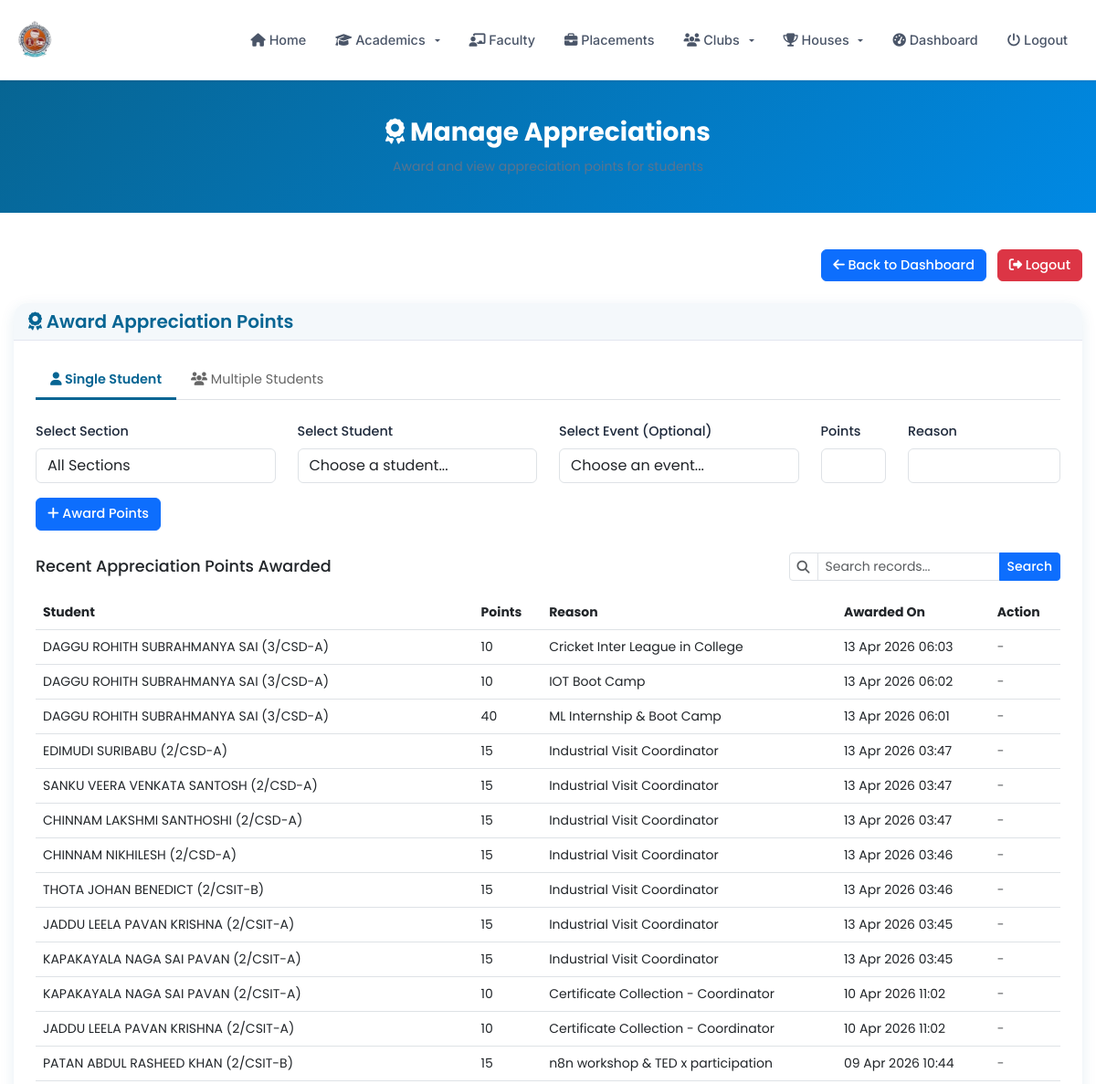
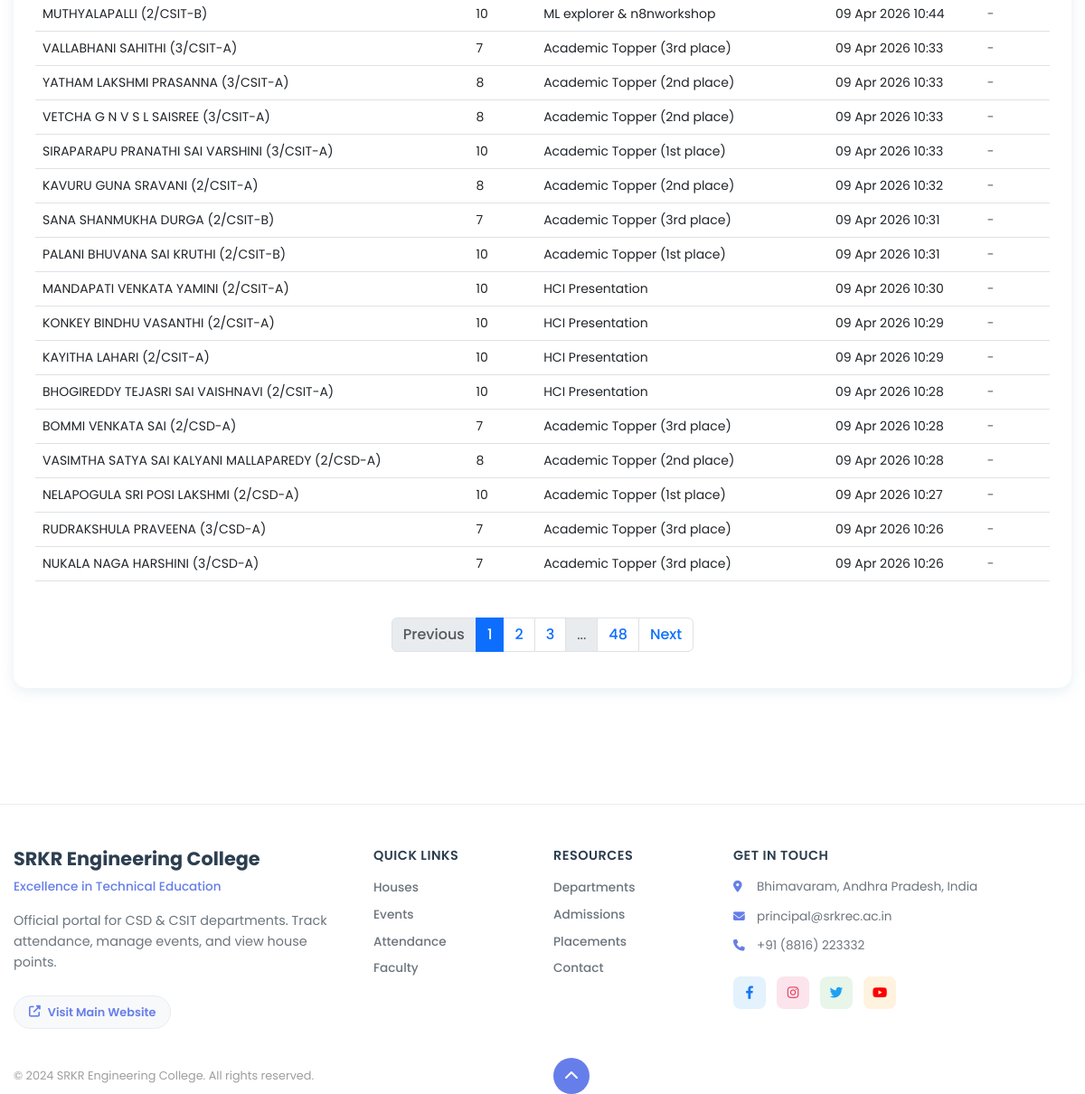
The page /faculty_appreciations.php (signed in) on the database its author committed (2 pictures, top to bottom).
### tables this page shows
CREATE TABLE `appreciations` (
  `appreciation_id` int(11) NOT NULL,
  `student_id` varchar(20) NOT NULL,
  `event_id` int(11) NOT NULL,
  `points` int(11) NOT NULL,
  `reason` varchar(255) NOT NULL,
  `created_at` timestamp NOT NULL DEFAULT current_timestamp(),
  `created_by` int(11) DEFAULT NULL
);

CREATE TABLE `students` (
  `student_id` varchar(20) NOT NULL,
  `name` varchar(100) NOT NULL,
  `email` varchar(100) NOT NULL,
  `password` varchar(255) NOT NULL,
  `branch` varchar(50) NOT NULL,
  `section` varchar(10) NOT NULL,
  `class_id` int(11) NOT NULL,
  `hid` int(11) DEFAULT NULL,
  `is_alumni` tinyint(1) DEFAULT 0,
  `profile_picture` varchar(255) DEFAULT NULL,
  `created_at` timestamp NOT NULL DEFAULT current_timestamp()
);

CREATE TABLE `classes` (
  `class_id` int(11) NOT NULL,
  `academic_year` varchar(20) NOT NULL,
  `year` tinyint(1) NOT NULL,
  `semester` tinyint(1) NOT NULL,
  `branch` varchar(50) NOT NULL,
  `section` varchar(10) NOT NULL
);

### faculty_appreciations.php (the view, shortened to what this page needs)
<?php
include './connect.php';
$assigned_sections = [];
$selected_class_filter = isset($_REQUEST['class_filter']) ? (int)$_REQUEST['class_filter'] : 0;
$page = isset($_GET['page']) && is_numeric($_GET['page']) ? (int)$_GET['page'] : 1;
$limit = 30;
$offset = ($page - 1) * $limit;
$search_query_param = isset($_REQUEST['search_query']) ? trim($_REQUEST['search_query']) : '';
?>
<!DOCTYPE html>
<html lang="en">
<head>
    <?php include "./head.php"; ?>
</head>
<body>
    <?php include "nav.php"; ?>
    <div class="page-title">
        <div class="container">
            <h2><i class="fas fa-award"></i> Manage Appreciations</h2>
            <p>Award and view appreciation points for students</p>
        </div>
    </div>
    <div class="main-content">
        <div class="container">
            <div class="text-end mb-4">
                <a href="faculty_dashboard.php" class="btn btn-primary me-2">
                    <i class="fas fa-arrow-left"></i> Back to Dashboard
                </a>
                <a href="faculty_logout.php" class="btn btn-danger">
                    <i class="fas fa-sign-out-alt"></i> Logout
                </a>
            </div>
            <div class="card mb-4" style="border: none; box-shadow: 0 4px 16px rgba(7,101,147,0.1); border-radius: 15px;">
                <div class="card-header" style="background: var(--light-blue); border-bottom: 1px solid #e3e6f0; border-radius: 15px 15px 0 0;">
                    <h5 class="mb-0" style="color: var(--primary-blue); font-weight: 600;">
                        <i class="fas fa-award"></i> Award Appreciation Points
                    </h5>
                </div>
                <div class="card-body p-4">
                    <ul class="nav nav-tabs mb-4" id="appreciationTabs" role="tablist">
                        <li class="nav-item" role="presentation">
                            <button class="nav-link active" id="single-tab" data-bs-toggle="tab" data-bs-target="#single" type="button" role="tab">
                                <i class="fas fa-user"></i> Single Student
                            </button>
                        </li>
                        <li class="nav-item" role="presentation">
                            <button class="nav-link" id="bulk-tab" data-bs-toggle="tab" data-bs-target="#bulk" type="button" role="tab">
                                <i class="fas fa-users"></i> Multiple Students
                            </button>
                        </li>
                    </ul>
                    <div class="tab-content" id="appreciationTabContent">
                        <div class="tab-pane fade show active" id="single" role="tabpanel">
                            <form method="POST" action="faculty_appreciations.php" id="singleAppreciationForm">
                                <div class="row">
                                    <div class="col-md-3 mb-3">
                                        <label for="class_filter_single" class="form-label">Select Section</label>
                                        <select class="form-control" id="class_filter_single" name="class_filter" onchange="this.form.submit()">
                                            <option value="0">All Sections</option>
                                        </select>
                                    </div>
                                    <div class="col-md-3 mb-3">
                                        <label for="student_select_single" class="form-label">Select Student</label>
                                        <select class="form-control" id="student_select_single" name="student_id" required>
                                            <option value="">Choose a student...</option>
                                        </select>
                                    </div>
                                    <div class="col-md-3 mb-3">
                                        <label for="event_select_single" class="form-label">Select Event (Optional)</label>
                                        <select class="form-control" id="event_select_single" name="event_id">
                                            <option value="">Choose an event...</option>
                                        </select>
                                    </div>
                                    <div class="col-md-1 mb-3">
                                        <label for="points_single" class="form-label">Points</label>
                                        <input type="number" class="form-control" id="points_single" name="points" min="1" max="100" required>
                                    </div>
                                    <div class="col-md-2 mb-3">
                                        <label for="reason_single" class="form-label">Reason</label>
                                        <input type="text" class="form-control" id="reason_single" name="reason" required>
                                    </div>
                                </div>
                                <button type="submit" name="award_appreciation" class="btn btn-primary">
                                    <i class="fas fa-plus"></i> Award Points
                                </button>
                            </form>
                        </div>
                    </div>
                    <div class="mt-4">
                        <div class="d-flex justify-content-between align-items-center mb-3 flex-wrap">
                            <h6 class="mb-0">Recent Appreciation Points Awarded
                            </h6>
                            <div class="search-box mt-2 mt-md-0">
                                <form method="GET" action="faculty_appreciations.php" class="d-flex m-0">
                                    <div class="input-group input-group-sm">
                                        <span class="input-group-text bg-white"><i class="fas fa-search text-muted"></i></span>
                                        <input type="text" name="search_query" id="tableSearch" class="form-control" placeholder="Search records..." style="max-width: 200px;" value="<?php echo htmlspecialchars($search_query_param); ?>">
                                        <button class="btn btn-primary" type="submit">Search</button>
                                    </div>
                                </form>
                            </div>
                        </div>
                        <div class="table-responsive">
                            <table class="table table-hover">
                                <thead>
                                    <tr>
                                        <th>Student</th>
                                        <th>Points</th>
                                        <th>Reason</th>
                                        <th>Awarded On</th>
                                        <th>Action</th>
                                    </tr>
                                </thead>
                                <tbody>
                                    <?php
                                    $search_condition = "";
                                    if ($selected_class_filter > 0) {
                                        $class_ids_in = (int)$selected_class_filter;
                                        $count_query = "SELECT COUNT(*) as total FROM appreciations a
                                                        JOIN students s ON a.student_id = s.student_id
                                                        WHERE s.class_id = $class_ids_in $search_condition";
                                    } else {
                                        $where_clause = empty($search_condition) ? "" : "WHERE 1=1 " . $search_condition;
                                        $count_query = "SELECT COUNT(*) as total FROM appreciations a
                                                        JOIN students s ON a.student_id = s.student_id " . $where_clause;
                                    }
                                    $count_result = mysqli_query($conn, $count_query);
                                    $total_row = mysqli_fetch_assoc($count_result);
                                    $total_records = $total_row['total'] ?? 0;
                                    $total_pages = ceil(max(1, $total_records) / $limit);
                                    if ($selected_class_filter > 0) {
                                        $class_ids_in = (int)$selected_class_filter;
                                        $recent_points_query = "SELECT a.*, s.name, c.year, c.branch, c.section, s.class_id
                                                              FROM appreciations a
                                                              JOIN students s ON a.student_id = s.student_id
                                                              JOIN classes c ON s.class_id = c.class_id
                                                              WHERE s.class_id = $class_ids_in $search_condition
                                                              ORDER BY a.created_at DESC LIMIT $limit OFFSET $offset";
                                    } else {
                                        $where_clause = empty($search_condition) ? "" : "WHERE 1=1 " . $search_condition;
                                        $recent_points_query = "SELECT a.*, s.name, c.year, c.branch, c.section, s.class_id
                                                              FROM appreciations a
                                                              JOIN students s ON a.student_id = s.student_id
                                                              JOIN classes c ON s.class_id = c.class_id
                                                              $where_clause
                                                              ORDER BY a.created_at DESC LIMIT $limit OFFSET $offset";
                                    }
                                    $recent_points_result = mysqli_query($conn, $recent_points_query);
                                    if (mysqli_num_rows($recent_points_result) > 0) {
                                        while ($point = mysqli_fetch_assoc($recent_points_result)) {
                                            echo '<tr>';
                                            echo '<td>' . htmlspecialchars($point['name']) . ' ('
                                                . htmlspecialchars($point['year'] . '/' . $point['branch'] . '-' . $point['section']) . ')</td>';
                                            echo '<td>' . htmlspecialchars($point['points']) . '</td>';
                                            echo '<td>' . htmlspecialchars($point['reason']) . '</td>';
                                            echo '<td>' . date('d M Y H:i', strtotime($point['created_at'])) . '</td>';
                                            echo '<td>';
                                            $can_edit = false;
                                            if (isset($point['class_id'])) {
                                                $can_edit = ($point['created_by'] == $_SESSION['faculty_id'] || in_array($point['class_id'], $assigned_sections));
                                            }
                                            if ($can_edit) {
                                                echo '<div style="display: flex; gap: 5px;">';
                                                echo '<button type="button" class="btn btn-sm btn-primary edit-btn" data-id="' . $point['appreciation_id'] . '" data-points="' . htmlspecialchars($point['points']) . '" data-reason="' . htmlspecialchars($point['reason']) . '"><i class="fas fa-edit"></i></button>';
                                                echo '<form method="POST" style="display:inline;" onsubmit="return confirm(\'Are you sure you want to delete this appreciation?\');">';
                                                echo '<input type="hidden" name="appreciation_id" value="' . $point['appreciation_id'] . '">';
                                                echo '<button type="submit" name="delete_appreciation" class="btn btn-sm btn-danger">';
                                                echo '<i class="fas fa-trash"></i>';
                                                echo '</button>';
                                                echo '</form>';
                                                echo '</div>';
                                            } else {
                                                echo '<span class="text-muted">-</span>';
                                            }
                                            echo '</td>';
                                            echo '</tr>';
                                        }
                                    } else {
                                        echo '<tr><td colspan="5" class="text-center">No appreciation points awarded yet.</td></tr>';
                                    }
                                    ?>
                                </tbody>
                            </table>
                        </div>
                        <?php if (isset($total_pages) && $total_pages > 1): ?>
                        <nav aria-label="Appreciations pagination" class="mt-4">
                            <ul class="pagination justify-content-center">
                                <?php
                                $class_filter_param = "";
                                ?>
                                <li class="page-item <?php echo $page <= 1 ? 'disabled' : ''; ?>">
                                    <a class="page-link" href="?page=<?php echo $page - 1; ?><?php echo $class_filter_param; ?>" tabindex="-1">Previous</a>
                                </li>
                                <?php
                                $start_page = max(1, $page - 2);
                                $end_page = min($total_pages, $page + 2);
                                for ($i = $start_page; $i <= $end_page; $i++): ?>
                                    <li class="page-item <?php echo $page == $i ? 'active' : ''; ?>">
                                        <a class="page-link" href="?page=<?php echo $i; ?><?php echo $class_filter_param; ?>"><?php echo $i; ?></a>
                                    </li>
                                <?php endfor;
                                if ($end_page < $total_pages) {
                                    if ($end_page < $total_pages - 1) {
                                        echo '<li class="page-item disabled"><span class="page-link">...</span></li>';
                                    }
                                    echo '<li class="page-item"><a class="page-link" href="?page=' . $total_pages . $class_filter_param . '">' . $total_pages . '</a></li>';
                                }
                                ?>
                                <li class="page-item <?php echo $page >= $total_pages ? 'disabled' : ''; ?>">
                                    <a class="page-link" href="?page=<?php echo $page + 1; ?><?php echo $class_filter_param; ?>">Next</a>
                                </li>
                            </ul>
                        </nav>
                        <?php endif; ?>
                    </div>
                </div>
            </div>
        </div>
    </div>
    <?php include "footer.php"; ?>
</body>
</html>

### rows shown on the page
appreciations: student.name "DAGGU ROHITH SUBRAHMANYA SAI", classes.year+branch+section "3/CSD-A", points "10", reason "Cricket Inter League in College", created_at "13 Apr 2026 06:03"
appreciations: student.name "DAGGU ROHITH SUBRAHMANYA SAI", classes.year+branch+section "3/CSD-A", points "10", reason "IOT Boot Camp", created_at "13 Apr 2026 06:02"
appreciations: student.name "DAGGU ROHITH SUBRAHMANYA SAI", classes.year+branch+section "3/CSD-A", points "40", reason "ML Internship & Boot Camp", created_at "13 Apr 2026 06:01"
appreciations: student.name "EDIMUDI SURIBABU", classes.year+branch+section "2/CSD-A", points "15", reason "Industrial Visit Coordinator", created_at "13 Apr 2026 03:47"
appreciations: student.name "SANKU VEERA VENKATA SANTOSH", classes.year+branch+section "2/CSD-A", points "15", reason "Industrial Visit Coordinator", created_at "13 Apr 2026 03:47"
appreciations: student.name "CHINNAM LAKSHMI SANTHOSHI", classes.year+branch+section "2/CSD-A", points "15", reason "Industrial Visit Coordinator", created_at "13 Apr 2026 03:47"
appreciations: student.name "CHINNAM NIKHILESH", classes.year+branch+section "2/CSD-A", points "15", reason "Industrial Visit Coordinator", created_at "13 Apr 2026 03:46"
appreciations: student.name "THOTA JOHAN BENEDICT", classes.year+branch+section "2/CSIT-B", points "15", reason "Industrial Visit Coordinator", created_at "13 Apr 2026 03:46"
appreciations: student.name "JADDU LEELA PAVAN KRISHNA", classes.year+branch+section "2/CSIT-A", points "15", reason "Industrial Visit Coordinator", created_at "13 Apr 2026 03:45"
appreciations: student.name "KAPAKAYALA NAGA SAI PAVAN", classes.year+branch+section "2/CSIT-A", points "15", reason "Industrial Visit Coordinator", created_at "13 Apr 2026 03:45"
appreciations: student.name "KAPAKAYALA NAGA SAI PAVAN", classes.year+branch+section "2/CSIT-A", points "10", reason "Certificate Collection - Coordinator", created_at "10 Apr 2026 11:02"
appreciations: student.name "JADDU LEELA PAVAN KRISHNA", classes.year+branch+section "2/CSIT-A", points "10", reason "Certificate Collection - Coordinator", created_at "10 Apr 2026 11:02"
appreciations: student.name "PATAN ABDUL RASHEED KHAN", classes.year+branch+section "2/CSIT-B", points "15", reason "n8n workshop & TED x participation", created_at "09 Apr 2026 10:44"
appreciations: student.name "MUTHYALAPALLI", classes.year+branch+section "2/CSIT-B", points "10", reason "ML explorer & n8nworkshop", created_at "09 Apr 2026 10:44"
appreciations: student.name "VALLABHANI SAHITHI", classes.year+branch+section "3/CSIT-A", points "7", reason "Academic Topper (3rd place)", created_at "09 Apr 2026 10:33"
appreciations: student.name "YATHAM LAKSHMI PRASANNA", classes.year+branch+section "3/CSIT-A", points "8", reason "Academic Topper (2nd place)", created_at "09 Apr 2026 10:33"
appreciations: student.name "VETCHA G N V S L SAISREE", classes.year+branch+section "3/CSIT-A", points "8", reason "Academic Topper (2nd place)", created_at "09 Apr 2026 10:33"
appreciations: student.name "SIRAPARAPU PRANATHI SAI VARSHINI", classes.year+branch+section "3/CSIT-A", points "10", reason "Academic Topper (1st place)", created_at "09 Apr 2026 10:33"
appreciations: student.name "KAVURU GUNA SRAVANI", classes.year+branch+section "2/CSIT-A", points "8", reason "Academic Topper (2nd place)", created_at "09 Apr 2026 10:32"
appreciations: student.name "SANA SHANMUKHA DURGA", classes.year+branch+section "2/CSIT-B", points "7", reason "Academic Topper (3rd place)", created_at "09 Apr 2026 10:31"
appreciations: student.name "PALANI BHUVANA SAI KRUTHI", classes.year+branch+section "2/CSIT-B", points "10", reason "Academic Topper (1st place)", created_at "09 Apr 2026 10:31"
appreciations: student.name "MANDAPATI VENKATA YAMINI", classes.year+branch+section "2/CSIT-A", points "10", reason "HCI Presentation", created_at "09 Apr 2026 10:30"
appreciations: student.name "KONKEY BINDHU VASANTHI", classes.year+branch+section "2/CSIT-A", points "10", reason "HCI Presentation", created_at "09 Apr 2026 10:29"
appreciations: student.name "KAYITHA LAHARI", classes.year+branch+section "2/CSIT-A", points "10", reason "HCI Presentation", created_at "09 Apr 2026 10:29"
appreciations: student.name "BHOGIREDDY TEJASRI SAI VAISHNAVI", classes.year+branch+section "2/CSIT-A", points "10", reason "HCI Presentation", created_at "09 Apr 2026 10:28"
appreciations: student.name "BOMMI VENKATA SAI", classes.year+branch+section "2/CSD-A", points "7", reason "Academic Topper (3rd place)", created_at "09 Apr 2026 10:28"
appreciations: student.name "VASIMTHA SATYA SAI KALYANI MALLAPAREDY", classes.year+branch+section "2/CSD-A", points "8", reason "Academic Topper (2nd place)", created_at "09 Apr 2026 10:28"
appreciations: student.name "NELAPOGULA SRI POSI LAKSHMI", classes.year+branch+section "2/CSD-A", points "10", reason "Academic Topper (1st place)", created_at "09 Apr 2026 10:27"
appreciations: student.name "RUDRAKSHULA PRAVEENA", classes.year+branch+section "3/CSD-A", points "7", reason "Academic Topper (3rd place)", created_at "09 Apr 2026 10:26"
appreciations: student.name "NUKALA NAGA HARSHINI", classes.year+branch+section "3/CSD-A", points "7", reason "Academic Topper (3rd place)", created_at "09 Apr 2026 10:26"

### other values the page prints
$total_pages "48"
